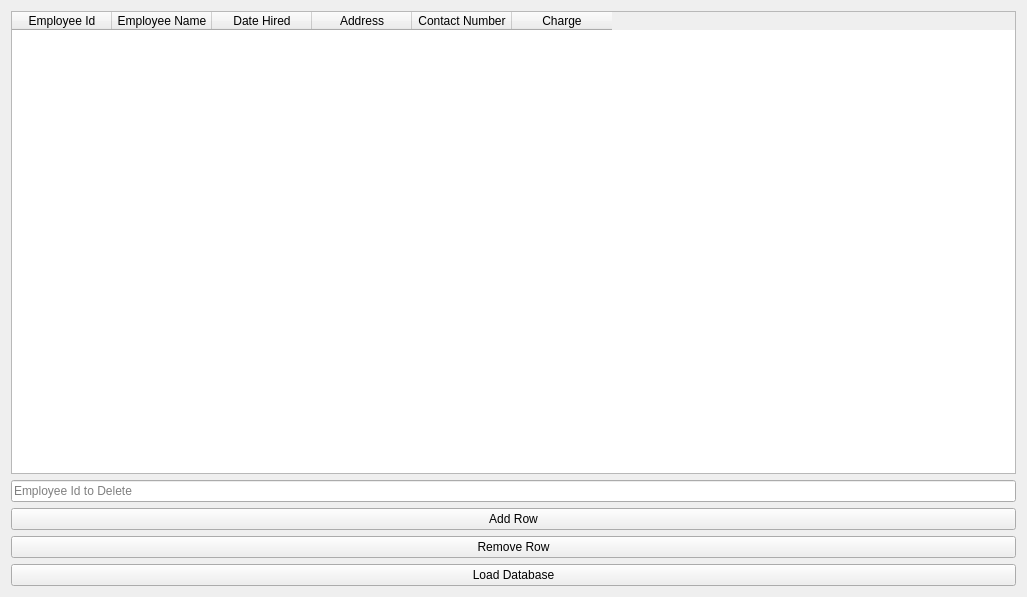
<?xml version="1.0" encoding="UTF-8"?>
<ui version="4.0">
 <class>EmployeeWindow</class>
 <widget class="QWidget" name="EmployeeWindow">
  <property name="geometry">
   <rect>
    <x>0</x>
    <y>0</y>
    <width>1027</width>
    <height>597</height>
   </rect>
  </property>
  <property name="windowTitle">
   <string>Form</string>
  </property>
  <layout class="QVBoxLayout" name="verticalLayout">
   <item>
    <widget class="QTableWidget" name="employeeTable">
     <property name="rowCount">
      <number>0</number>
     </property>
     <attribute name="horizontalHeaderVisible">
      <bool>true</bool>
     </attribute>
     <attribute name="horizontalHeaderCascadingSectionResizes">
      <bool>false</bool>
     </attribute>
     <attribute name="horizontalHeaderShowSortIndicator" stdset="0">
      <bool>false</bool>
     </attribute>
     <attribute name="horizontalHeaderStretchLastSection">
      <bool>false</bool>
     </attribute>
     <attribute name="verticalHeaderVisible">
      <bool>false</bool>
     </attribute>
     <attribute name="verticalHeaderStretchLastSection">
      <bool>false</bool>
     </attribute>
     <column>
      <property name="text">
       <string>Employee Id</string>
      </property>
     </column>
     <column>
      <property name="text">
       <string>Employee Name</string>
      </property>
     </column>
     <column>
      <property name="text">
       <string>Date Hired</string>
      </property>
     </column>
     <column>
      <property name="text">
       <string>Address</string>
      </property>
     </column>
     <column>
      <property name="text">
       <string>Contact Number</string>
      </property>
     </column>
     <column>
      <property name="text">
       <string>Charge</string>
      </property>
     </column>
    </widget>
   </item>
   <item>
    <widget class="QLineEdit" name="rowToDelete">
     <property name="placeholderText">
      <string>Employee Id to Delete</string>
     </property>
    </widget>
   </item>
   <item>
    <widget class="QPushButton" name="addRow">
     <property name="text">
      <string>Add Row</string>
     </property>
    </widget>
   </item>
   <item>
    <widget class="QPushButton" name="removeRow">
     <property name="text">
      <string>Remove Row</string>
     </property>
    </widget>
   </item>
   <item>
    <widget class="QPushButton" name="loadTable">
     <property name="text">
      <string>Load Database</string>
     </property>
    </widget>
   </item>
  </layout>
 </widget>
 <resources/>
 <connections/>
</ui>
